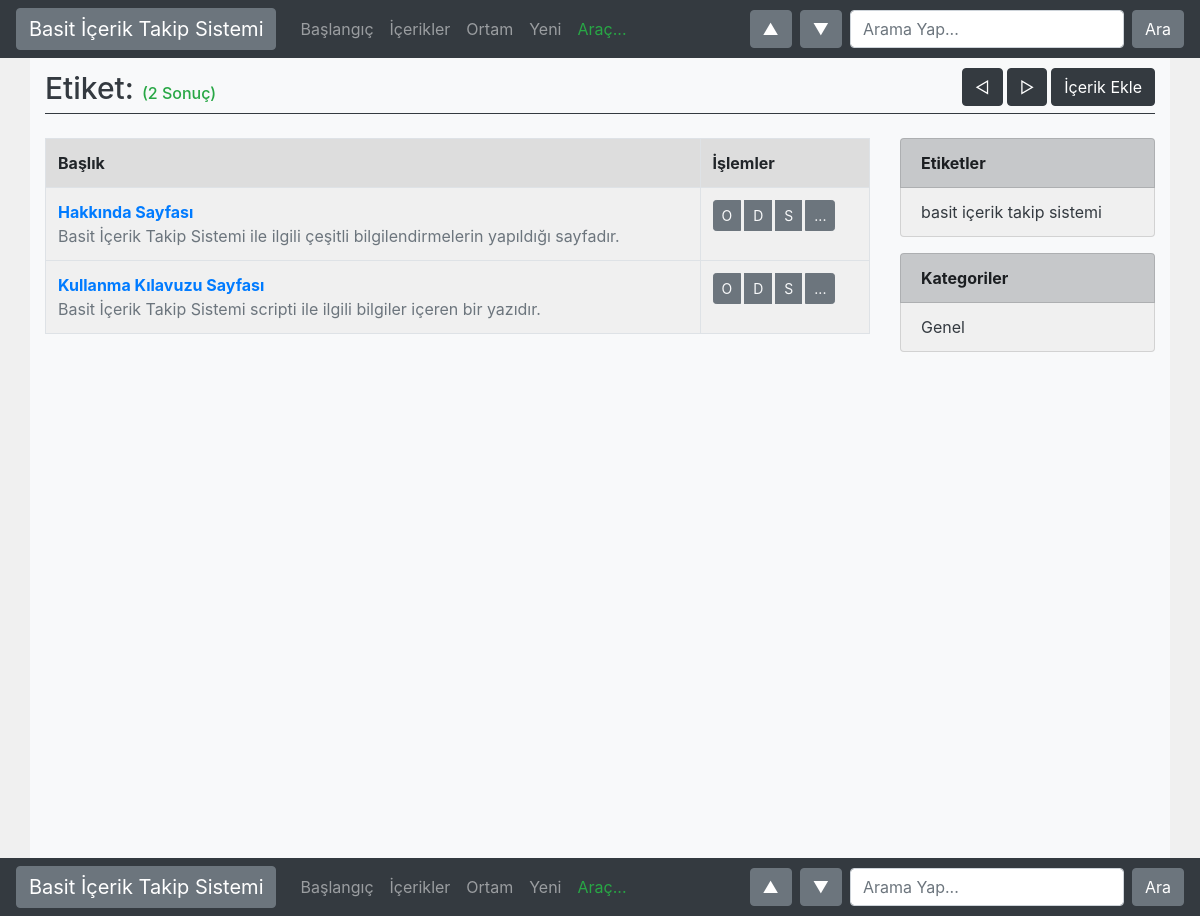
The page /etiket.php on the database its author committed.
### tables this page shows
CREATE TABLE "icerik" (
	"id"	INTEGER NOT NULL PRIMARY KEY AUTOINCREMENT UNIQUE,
	"baslik"	TEXT,
	"icerik_html"	TEXT,
	"icerik_sade"	TEXT,
	"icerik_tur"	TEXT DEFAULT 'icerik',
	"eklenme_tarihi"	REAL DEFAULT CURRENT_TIMESTAMP,
	"kategori"	BLOB,
	"etiket"	TEXT,
	"baglanti"	TEXT NOT NULL UNIQUE,
	"dosya"	TEXT
);

### parametre.php (called while the page is built, shortened)
<?php
	$kisaltma = "";

### sayfalama.php (called while the page is built, shortened)
<?php
	$sayfaBasiIcerik = 20;
	$gecerliSayfa = $_GET['sayfa'] ?? 1;
	$offset = ($gecerliSayfa - 1) * $sayfaBasiIcerik;

### kalip/tablo-satir.php (the view)
<tr>
	<td>
		<a class="text-primary" href="icerik-goruntule.php?id=<?php echo $kayit['id']; ?>" class="text text-danger">
		<strong><?php echo $kayit['baslik']; ?></strong>
		</a>
		<br><span class="text-secondary"><?php echo strip_tags(explode("", $kayit['icerik_html'])[0]); ?></span>
	</td>
	<td>
		<div class="btn-group duzenleme-alani">
			<a href="icerik-goruntule.php?id=<?php echo $kayit['id']; ?>" target="_blank" class="btn btn-sm btn-secondary text-light mr-1">O</a>
			<a href="icerik-duzenle.php?id=<?php echo $kayit['id']; ?>" target="_blank" class="btn btn-sm btn-secondary text-light mr-1">D</a>
			<a href="icerik-sil.php?id=<?php echo $kayit['id']; ?>" target="_blank" class="btn btn-sm btn-secondary text-light mr-1" onclick="return window.confirm('İçerik silinecek. Onaylıyor musunuz?');">S</a>
			<a href="statik-sayfa.php?id=<?php echo $kayit['id']; ?>" target="_blank" class="btn btn-sm btn-secondary text-light mr-1">...</a>
		</div>
	</td>
</tr>

### etiket.php (shortened to what this page needs)
<?php require_once('getir.php'); ?>
<?php
    $title = "Etiket: " . $_GET['terim'] . $kisaltma;
    require_once('header.php');
?>
<?php
    $search = $_GET['terim'];
    require_once('sayfalama.php');
    $sayfa = $_GET['sayfa'] ?? 1;
    $icerikSayisiSql = "SELECT COUNT(*) FROM icerik WHERE etiket LIKE '%$search%'";
    $count = $db->querySingle($icerikSayisiSql);
    $sql ="SELECT * FROM icerik WHERE etiket LIKE '%$search%' LIMIT '$sayfaBasiIcerik' OFFSET '$offset'";
    $sonuc = $db->query($sql);
?>
<div class="container min-vh-100 bg-light">
    <div class="row">
        <div class="col">
            <h1 class="page-title text-dark">
                <?php echo $title . " <span class='text-success'>(". $count . " Sonuç)"; ?>
                <a href="index.php" class="btn btn-dark float-right">İçerik Ekle</a>
                <?php echo HtmlYapi::BirSayfaIleriGit("?terim=" . $search . "&sayfa=", $sayfa); ?>
                <?php echo HtmlYapi::BirSayfaGeriGit("?terim=" . $search . "&sayfa=", $sayfa); ?>
            </h1>
        </div>
    </div>
    <div class="row">
        <div class="col-lg-9 mt-3">
            <table class="table table-bordered bg-acik-gri _table-striped">
                <?php
                    require_once('kalip/tablo-baslik.php');
                    while($kayit = $sonuc->fetchArray(SQLITE3_ASSOC)) {
                        require('kalip/tablo-satir.php');
                    }
                ?>
            </table>
        </div>
        <div class="col-lg-3">
         <p><?php require_once('kalip/etiket-listele-sidebar.php'); ?></p>
         <p><?php require_once('kalip/kategori-listele-sidebar.php') ?></p>
        </div>
    </div>
</div>
<?php require_once('footer.php'); ?>

### css/style.css (style rules this page uses)
* { font-size:16px; }
.bg-acik-gri { background-color: #f0f0f0; }
.page-title { line-height: 40px; border-bottom: 1px solid #343a40; margin-top: 10px; font-size: 30px; }

### rows shown on the page
icerik: baslik "Hakkında Sayfası", icerik_html "Basit İçerik Takip Sistemi ile ilgili çeşitli bilgilendirmelerin yapıldığı sayfadır."
icerik: baslik "Kullanma Kılavuzu Sayfası", icerik_html "Basit İçerik Takip Sistemi scripti ile ilgili bilgiler içeren bir yazıdır."

### other values the page prints
$siteAdi "Basit İçerik Takip Sistemi"
$title "Etiket:"
$count "2"
$d "basit içerik takip sistemi"
$d "Genel"
